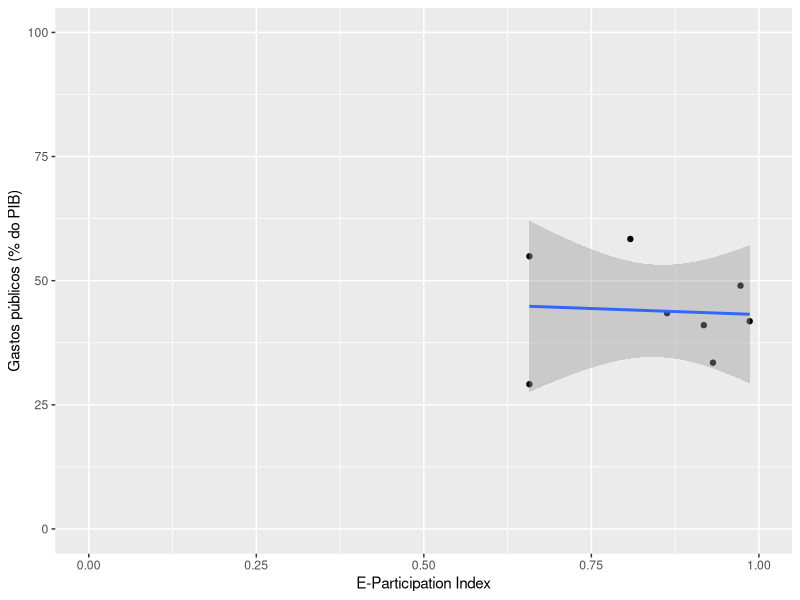

The R source for this figure:
library(tidyverse)
library(readxl)

egdi <- read.csv('EGOV_DATA_2024.csv') %>% 
    select(Country.Name, E.Participation.Index) %>%
    arrange(Country.Name)

gastos_publicos <- read_excel('imf_government_expenditure.xls') %>% 
    arrange(Country)

setdiff(gastos_publicos$Country, egdi$Country.Name)

gastos_publicos <- gastos_publicos %>% 
    mutate(Country = case_when(
        Country == 'Vietnam' ~ 'Viet Nam',
        Country == 'Georgia' ~ 'Georgia (Country)',
        Country == 'China, People\'s Republic of' ~ 'China',
        Country == 'China, People\'s Republic of' ~ 'China',
        Country == 'Republic of Congo' ~ 'Congo',
        Country == 'Türkiye, Republic of' ~ 'Türkiye',
        Country == "Micronesia, Fed. States of" ~ "Micronesia (Federated States of)",
        Country == "United States" ~ "United States of America",
        Country == "United Kingdom" ~ "United Kingdom of Great Britain and Northern Ireland",
        Country == "Tanzania" ~ "United Republic of Tanzania",
        Country == "Slovak Republic" ~ "Slovakia",
        Country == "Moldova" ~ "Republic of Moldova",
        Country == "Kyrgyz Republic" ~ "Kyrgyzstan",
        Country == "Korea, Republic of" ~ "Republic of Korea",
        Country == "Iran" ~ "Iran (Islamic Republic of)",
        TRUE ~ Country
    ))

setdiff(gastos_publicos$Country, egdi$Country.Name)

gastos_publicos <- gastos_publicos %>%
    filter(Country %in% egdi$Country.Name)

egdi <- egdi %>%
    filter(Country.Name %in% gastos_publicos$Country)

df <- data.frame(
    egdi = egdi$E.Participation.Index,
    gastos_publicos = gastos_publicos$Percentage
)

my_plot <- ggplot(df, aes(egdi, gastos_publicos)) +
    geom_point() +
    geom_smooth(method = 'lm') +
    coord_cartesian(ylim = c(0, 100), xlim = c(0, 1)) +
    labs(
        x = 'E-Participation Index',
        y = 'Gastos públicos (% do PIB)'
    )

ggsave(
    'C:/Users/lazar/Master-Dissertation/figuras/relacao_epart_gastospublicos.png', 
    dpi=300,
    width = 25.4,
    height = 15.24,
    units = "cm"
)